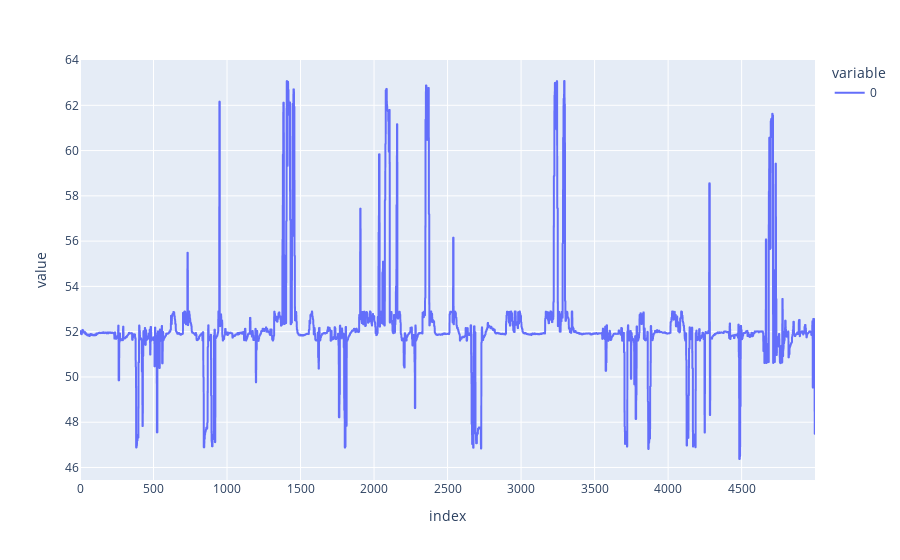

The code cell stored with this chart in its notebook:
### Code cell
px.line(y_pred*100)

### Figure 1 — Plotly figure (JSON) as saved in the notebook; plotly's stock layout.template omitted (floating-point values rounded to 4 significant figures; data arrays with more than 128 entries replaced by an {"elided": "..."} marker saying what was removed)
{"data": [{"hovertemplate": "variable=0<br>index=%{x}<br>value=%{y}<extra></extra>", "legendgroup": "0", "line": {"color": "#636efa", "dash": "solid"}, "marker": {"symbol": "circle"}, "mode": "lines", "name": "0", "showlegend": true, "type": "scattergl", "x": {"elided": "5000 int values"}, "xaxis": "x", "y": {"elided": "5000 float values"}, "yaxis": "y"}], "layout": {"legend": {"title": {"text": "variable"}, "tracegroupgap": 0}, "margin": {"t": 60}, "xaxis": {"anchor": "y", "domain": [0, 1], "title": {"text": "index"}}, "yaxis": {"anchor": "x", "domain": [0, 1], "title": {"text": "value"}}}}
